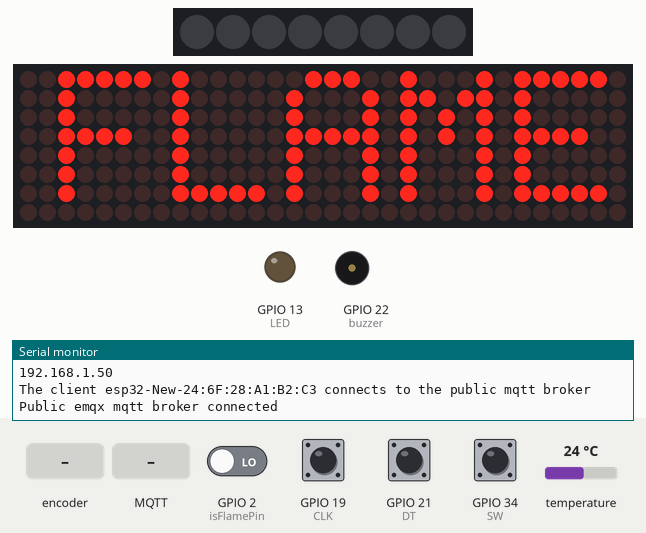
Simulated run of this sketch. Board: ESP32. On the bench: 8 RGB LEDs in strip order, left to right, 32×8 LED matrix, output pins drawn as LEDs (lit = HIGH), buzzer (waves = sounding, pin HIGH), the last lines printed to the serial monitor. The test bench sets the inputs (shaded band); at power-on: GPIO 19 (CLK), GPIO 21 (DT), GPIO 34 (SW) HIGH, GPIO 2 (isFlamePin) LOW, temperature 24 °C. WiFi joins after 1.5 s; servers stay silent unless stated; no MQTT or app messages arrive unless stated.

Above: at 2.78 s.
2.8 s: rotary encoder on GPIO 19 (CLK) / GPIO 21 (DT) turned 1 step (first pin leading)
4.5 s: GPIO 2 (isFlamePin) driven HIGH
At 12.91 s:
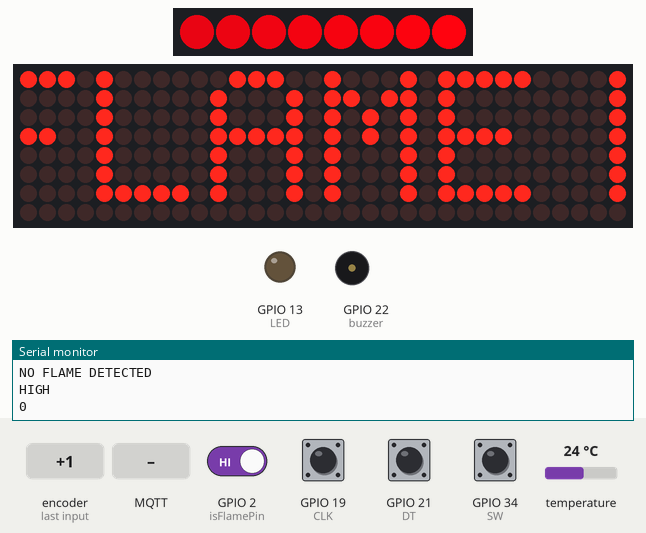
14.4 s: GPIO 34 (SW) pulled LOW for 0.15 s
15.1 s: MQTT message "1" arrives on the first subscribed topic
24.7 s: MQTT message "on" arrives on the first subscribed topic
35.8 s: MQTT message "off" arrives on the first subscribed topic
At 41.3 s:
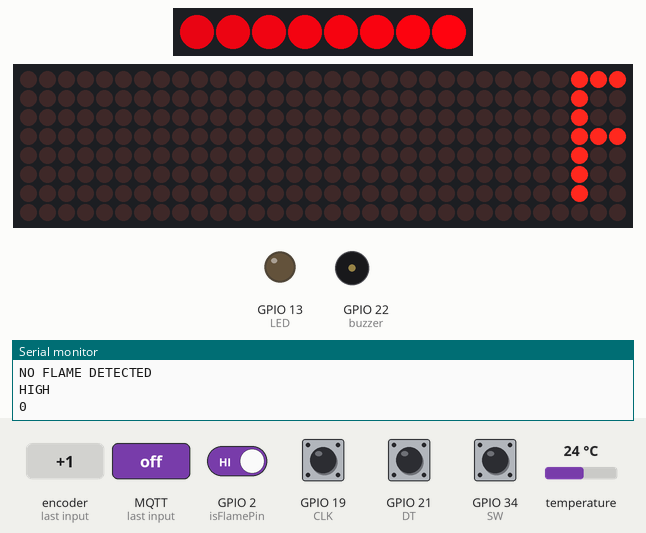

The sketch:

completeproject.ino
```cpp
#include <WiFi.h>
#include <PubSubClient.h>
#include <OneWire.h>
#include <DallasTemperature.h>
#include <Adafruit_NeoPixel.h>
/////////////LED Matrix dot //////////////////////
#include <MD_Parola.h>
#include <MD_MAX72xx.h>
#include <SPI.h>
#define HARDWARE_TYPE MD_MAX72XX::FC16_HW
#define MAX_DEVICES 4
#define CS_PIN 5

MD_Parola Display = MD_Parola(HARDWARE_TYPE, CS_PIN, MAX_DEVICES);
/////////////LED Matrix dot //////////////////////
#ifdef __AVR__
 #include <avr/power.h> // Required for 16 MHz Adafruit Trinket
#endif

// Which pin on the Arduino is connected to the NeoPixels?
#define PIN     4 // On Trinket or Gemma, suggest changing this to 1

// How many NeoPixels are attached to the Arduino?
#define NUMPIXELS 8// Popular NeoPixel ring size
Adafruit_NeoPixel pixels(NUMPIXELS, PIN, NEO_GRB + NEO_KHZ800);

#define DELAYVAL 500 // Time (in milliseconds) to pause between pixels
int Green=230,Red=160,Blue=0;

//=================================================================================================
WiFiClient   espClient;
PubSubClient client(espClient);             //สร้างออปเจ็ค สำหรับเชื่อมต่อ mqtt
//=================================================================================================
const char* ssid = "ESL-Net";               //wifi name
const char* password = "ceeslonly";         //wifi password
//=================================================================================================
const char* mqtt_broker = "161.246.6.90";   //IP mqtt server
const char* mqtt_username = "aquarius";        //mqtt username
const char* mqtt_password = "z2honly";  //mqtt password
const int   mqtt_port = 1883;               //port mqtt server
//=================================================================================================

// Flame Sensor Module
//void isFlame_function();
//void FlameCheck();
int check=0;
#define CLK 19
#define DT 21
#define SW 34
int LED = 13; // Use the onboard Uno LED
int isFlamePin = 2;  // This is our input pin
int isFlame = HIGH;  // HIGH MEANS NO FLAME
int buzzer = 22;
//==================Set up Encoder================
int counter = 0; //// Value
int currentStateCLK;
int lastStateCLK;
String currentDir =""; ////
unsigned long lastButtonPress = 0;
//===================================================
float temp = 0.0,roll_temp = 0.0;
char tempstr[100];
int oneWireBus = 12; // tempRead
int cooldown=0, cooldown2=0, cooldown3=0;
OneWire oneWire(oneWireBus);
DallasTemperature sensors(&oneWire);
void Encoder();
//////////////////////////////////////////////////////
void setup() {
     Serial.begin(115200);
     pinMode(buzzer, OUTPUT);
  pinMode(CLK,INPUT);
  pinMode(DT,INPUT);
  pinMode(SW, INPUT_PULLUP);
  pixels.begin(); // INITIALIZE NeoPixel strip object (REQUIRED)
  pixels.clear(); // Set all pixel colors to 'off'
    Display.begin();
    Display.setIntensity(0);
    Display.displayClear();
    Display.displayScroll("FLAME DETECTER", PA_RIGHT, PA_SCROLL_LEFT, 40);
  lastStateCLK = digitalRead(CLK); // Encoder
     Serial.println("Bas on Tech - 1-wire temperature sensor");
     sensors.begin();
     pinMode(LED, OUTPUT); // put onboard LED as output
     pinMode(isFlamePin, INPUT); //flame sensor should be input as it is giving data
     setup_wifi(); //เชื่อมต่อwifi
     reconnect();  //เชื่อมต่อmqtt
     client.subscribe("hero/aquarius/sleep");  //กำหนด topic ที่จะ subscribe
     //client.publish("hero/aquarius/slum", temp); //กำหนด topic ที่จะ publish และ valu
 }
 // repeat infinitely

void loop() {

//     isFlame_function();
       Encoder();
       if(millis()-cooldown > 40){
         if(Display.displayAnimate()){
          Display.displayReset();
        }
        cooldown = millis();
       }
}
 ///////////////  Encoder ///////////////////////
 void Encoder(){
  currentStateCLK = digitalRead(CLK);

  if (currentStateCLK != lastStateCLK  && currentStateCLK == 1){
    if (digitalRead(DT) != currentStateCLK) {
      counter ++;
      roll_temp +=2;     //////// Temp_increse
      currentDir ="Right";
    }
    else {
      if(counter>=0){
      counter --;
      roll_temp -=2;  /////// Temp_decresement
      }
      else{
       counter = 0;
       roll_temp = 0;
       currentDir ="Left";
      }
    }
   //////////////Config Rotation /////////
    Serial.print("Direction: ");
    Serial.print(currentDir);
    Serial.print(" | Counter: ");
    Serial.println(counter);
  }

  lastStateCLK = currentStateCLK; ///// laststate = state

  int btnState = digitalRead(SW);
  if (btnState == LOW) {
    if (millis() - lastButtonPress > 50) {
      Serial.println("Button pressed!");
    }
    lastButtonPress = millis();
  }
  if(millis() - cooldown3 > 1){
  check++;
  if(check>5000){
        client.loop();//วนลูปรอsubscribe valu จาก mqtt
     sensors.requestTemperatures();
     char strtemp[20];

     temp = sensors.getTempCByIndex(0);
     if(temp>0){
     sprintf(strtemp, "%.2f", temp+roll_temp);
     Serial.print("Temperature is: ");
     Serial.println(temp+roll_temp);
     }

     isFlame = digitalRead(isFlamePin);

     if(temp+roll_temp > 60 && isFlame == HIGH){
        Serial.println("FLAME DETECTED, PLEASE CALL FOR HELP"); //print flame
        client.publish("hero/aquarius/slumz", "FLAME DITECTED PLEASE CALL FOR HELP");
        digitalWrite(buzzer, HIGH);
        Serial.println("HIGH");
        Serial.println(digitalRead(buzzer));
        Neopixel(60,240,0,3);
     }else if(temp+roll_temp > 60 && isFlame == LOW){
        Serial.println("FLAME DETECTED, PLEASE CALL FOR HELP"); //print flame
        client.publish("hero/aquarius/slumz", "FLAME DITECTED PLEASE CALL FOR HELP");
        digitalWrite(buzzer, HIGH);
        Serial.println("LOW");
        Serial.println(digitalRead(buzzer));
        Neopixel(90,180,0,2);
     }else{
        Serial.println("NO FLAME DETECTED");
        client.publish("hero/aquarius/slumz", "NO FLAME DITECTED");
        digitalWrite(buzzer, LOW);
        if(isFlame == HIGH){
         Serial.println("HIGH");}
        else{
         Serial.println("LOW");}
         Serial.println(digitalRead(buzzer));
        Neopixel(185,3,15,1);
     }

     client.publish("hero/aquarius/slum", strtemp);
     check=0;
  }
   cooldown3 = millis();
  }
}

void setup_wifi(){   //ฟังก์ชั่นเชื่อมต่อwifi
  delay(10);
  Serial.println();
  Serial.print("Connecting to ");
  Serial.println(ssid);
  WiFi.mode(WIFI_STA);              //เลือกโหมดรับ wifi
  WiFi.begin(ssid, password);       //เชื่อมต่อ wifi
  while (WiFi.status() != WL_CONNECTED)     //รอจนกว่าจะเชื่อมต่อwifiสำเร็จ
  {
    delay(500);
    Serial.println("Connecting to WiFi...");
  }
  Serial.println("WiFi connected");
  Serial.println("IP address: ");
  Serial.println(WiFi.localIP());
}

void callback(char *topic, byte *payload, unsigned int length) {  //ฟังก์ชั่นsubscribe
  Serial.print("Message arrived in topic: ");
  Serial.println(topic);
  Serial.print("Message:");
  for (int i = 0; i < length; i++)
    Serial.print((char) payload[i]);
  Serial.println();
  Serial.println("-----------------------");
}

void reconnect() {  //ฟังก์ชั่นเชื่อมต่อmqtt
  client.setServer(mqtt_broker, mqtt_port);   //เชื่อมต่อmqtt
  client.setCallback(callback);               //เลือกฟังก์ชั่นsubscribe
  while (!client.connected()) //รอจนกว่าจะเชื่อมต่อmqttสำเร็จ
  {
    String client_id = "esp32-New-";
    client_id += String(WiFi.macAddress());
    Serial.printf("The client %s connects to the public mqtt broker\n", client_id.c_str());
    if (client.connect(client_id.c_str(), mqtt_username, mqtt_password))
      Serial.println("Public emqx mqtt broker connected");
    else {
      Serial.print("failed with state ");
      Serial.print(client.state());
      delay(2000);
    }
  }
}
void Neopixel(int Green,int Red ,int Blue,int State){
      for(int i=0; i<NUMPIXELS; i++) { // For each pixel...
         pixels.setPixelColor(i, pixels.Color(Green, Red, Blue));
         if(State==3){
         Green-=10;}
         else if(State==2||State==1){
         Green+=10;
         }
         pixels.show();
     }
  if(millis()-cooldown2 > 2000){
   pixels.clear();
   cooldown2 = millis();
   }
} /*
void Display_Matrix_Dot(int a){
 if(a==1){
    Display.displayScroll("NO FLAME DITECTED", PA_RIGHT, PA_SCROLL_LEFT, 80);
     if (Display.displayAnimate()) {
    Display.displayReset();
    delay(1500);
  }
}
else if(a==2){
    Display.displayScroll("FLAME DITECTED, PLEASE CALL FOR HELP", PA_RIGHT, PA_SCROLL_LEFT, 60);
     if (Display.displayAnimate()) {
    Display.displayReset();
    delay(1500);
  }
}
else if(a==3){
    Display.displayScroll("FLAME DITECTED, PLEASE CALL FOR HELP", PA_RIGHT, PA_SCROLL_LEFT, 50);
     if (Display.displayAnimate()) {
    Display.displayReset();
    delay(1500);
  }
}
delay(4000);
    Display.displayClear();
} */
```
